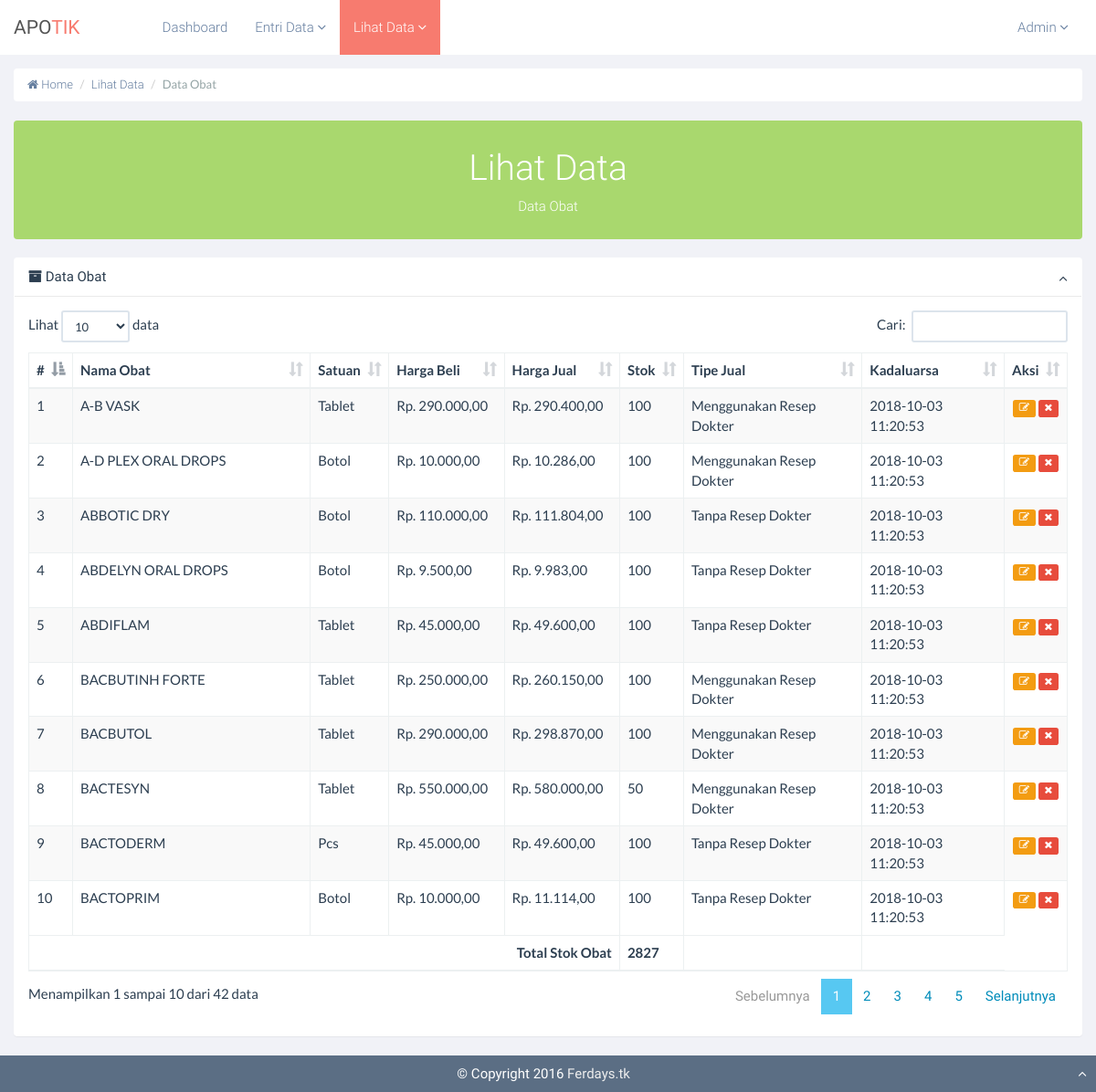
Page /lihat-data/obat.php?info=2 (signed in) on the committed database.
### tables this page shows
CREATE TABLE `users` (
  `id_user` int(11) NOT NULL AUTO_INCREMENT,
  `username` varchar(50) NOT NULL,
  `password` longtext NOT NULL,
  `role` varchar(20) NOT NULL,
  `nama` varchar(60) NOT NULL,
  `email` varchar(50) NOT NULL,
  `status` varchar(20) NOT NULL,
  PRIMARY KEY (`id_user`)
);

CREATE TABLE `obat` (
  `id_obat` int(11) NOT NULL AUTO_INCREMENT,
  `nama_obat` varchar(50) DEFAULT NULL,
  `satuan` varchar(50) DEFAULT NULL,
  `harga_beli` int(50) DEFAULT NULL,
  `harga_jual` int(50) DEFAULT NULL,
  `stok` float DEFAULT '0',
  `resep` int(1) DEFAULT NULL,
  `kadaluarsa` datetime DEFAULT NULL,
  PRIMARY KEY (`id_obat`)
);

### lihat-data/obat.php (the view, shortened to what this page needs)
<?php
$id_user = $_SESSION['id_user'];
$get = mysql_query("SELECT * FROM users WHERE id_user=$id_user");
$get2 = mysql_fetch_array($get);
$jabatan = $get2['role'];
?>
<!DOCTYPE html>
<html lang="en">
<head>
    <link href="../css/bootstrap.css" rel="stylesheet">
    <link rel="stylesheet" type="text/css" href="../css/style.css">
    <link rel="stylesheet" type="text/css" href="../css/font.css">
    <link rel="stylesheet" type="text/css" href="../fonts/font-awesome/css/font-awesome.min.css">
    <link rel="stylesheet" type="text/css" href="../css/dataTables.bootstrap.min.css">
</head>
<body>
    <nav class="navbar navbar-default navbar-atas navbar-fixed-top" role="navigation">
        <div class="navbar-header">
            <a class="navbar-brand" href="#">APO<span style='color:#F77B6F;'>TIK</span></a>
        </div>
        <div class="collapse navbar-collapse navbar-ex1-collapse">
            <ul class="nav navbar-nav">
                <li class="disabled"><a href="#"></a></li>
                <li class="disabled"><a href="#"></a></li>
                <li><a href="../">Dashboard</a></li>
                <?php if ($jabatan!="pimpinan") {
                ?>
                <li class="dropdown">
                    <a href="#" class="dropdown-toggle" data-toggle="dropdown">Entri Data <b class="fa fa-angle-down"></b></a>
                </li>
                <?php } ?>
                <?php if ($jabatan!="pimpinan") {
                ?>
                <li class="dropdown active">
                    <a href="#" class="dropdown-toggle" data-toggle="dropdown">Lihat Data <b class="fa fa-angle-down"></b></a>
                </li>
                <?php } if ($jabatan=="kasir" || $jabatan=="pimpinan" || $jabatan=="gudang") {
                ?>
                <li class="dropdown">
                    <a href="#" class="dropdown-toggle" data-toggle="dropdown">Laporan <b class="fa fa-angle-down"></b></a>
                    <ul class="dropdown-menu">
                        <?php if($jabatan=="gudang") { ?>
                        <li><a href="javascript:void(0);"
                               onclick="window.open('../print/print-data-obat.php','Print Preview','size=800,height=800,scrollbars=yes,resizeable=no')"><i class='fa fa-print'></i> Stok Obat</a></li>
                        <li><a href="#" data-toggle="modal" data-target="#myModal"><i class='fa fa-clock-o'></i> Pembelian Obat Bulanan</a></li>
                        <li><a href="../print/print-rekap-pembelian-obat.php" target="_blank"><i class='fa fa-print'></i> Rekap Pembelian Obat</a></li>
                        <?php } else if ($jabatan=="kasir") {
                        ?>
                        <li><a href="javascript:void(0);"
                               onclick="window.open('../print/print-data-obat.php','Print Preview','size=800,height=800,scrollbars=yes,resizeable=no')"><i class='fa fa-print'></i> Stok Obat</a></li>
                        <li><a href="#" data-toggle="modal" data-target="#myModal2"><i class='fa fa-clock-o'></i> Penjualan Obat Bulanan</a></li>
                        <li><a href="../print/print-rekap-penjualan-obat.php" target="_blank"><i class='fa fa-print'></i> Rekap Penjualan Obat</a></li>
                        <?php } else {?>
                        <li><a href="#"><i class='fa fa-print'></i> Stok Obat</a></li>
                        <li><a href="#"><i class='fa fa-clock-o'></i> Penjualan Obat Bulanan</a></li>
                        <li><a href="#"><i class='fa fa-print'></i> Rekap Penjualan Obat</a></li>
                        <li><a href="#"><i class='fa fa-clock-o'></i> Pembelian Obat Bulanan</a></li>
                        <li><a href="#"><i class='fa fa-print'></i> Rekap Pembelian Obat</a></li>
                        <?php } ?>
                        </ul>
                </li>
                <?php } ?>
            </ul>
            <ul class="nav navbar-nav navbar-right">
                <li class="dropdown">
                    <a href="#" class="dropdown-toggle" data-toggle="dropdown" style='text-transform:capitalize;'><?php echo $get2['nama']; ?> <b class="fa fa-angle-down"></b></a>
                </li>
                <li><a href="#"></a></li>
            </ul>
        </div>
    </nav>
    <div class="container-fluid" id="atas">
        <div class="row">
            <div class="col-lg-12">
                <ul class="breadcrumb">
                    <li><a href="#"><i class="fa fa-home"></i>  Home</a></li>
                    <li><a href="../#manajemenuser">Lihat Data</a></li>
                    <li class="active">Data Obat</li>
                </ul>
            </div>
        </div>
        <div class="row">
            <div class="col-md-12">
                <div class="panel-statistik-big" style="height:130px;background:#A9D86E;padding:10px;text-align:center;">
                    <h1 style='color:#FFF;font-weight:300;'>Lihat Data</h1>
                    <p style='color:#FFF;font-weight:300;'>Data Obat</p>
                </div>
            </div>
        </div>
        <div class="row">
            <div class="col-md-12 fade-in">
                <div class="panel">
                    <div class="panel-heading">
                        <p style='margin:0;'><i class='fa fa-archive'></i> Data Obat</p>
                        <span class="tools pull-right">
                        <span class="pull-right clickable"><i class="fa fa-angle-up"></i></span>
                    </span>
                    </div>
                    <div class="panel-body profile-activity">
                    <table id="example" class="table table-striped table-bordered" cellspacing="0" width="100%">
                        <thead>
                            <tr>
                                <th>#</th>
                                <th>Nama Obat</th>
                                <th>Satuan</th>
                                <th>Harga Beli</th>
                                <th>Harga Jual</th>
                                <th>Stok</th>
                                <th>Tipe Jual</th>
                                <th>Kadaluarsa</th>
                                <th>Aksi</th>
                            </tr>
                        </thead>
                        <tfoot>
                            <tr>
                                <?php
                                $hitungobat = mysql_query("SELECT SUM(stok) FROM obat");
                                $dataobat=mysql_fetch_array($hitungobat);
                                ?>
                                <th colspan="5" class='text-right'>Total Stok Obat</th>
                                <th><?php echo $dataobat['SUM(stok)']; ?></th>
                                <th></th>
                                <th></th>
                            </tr>
                        </tfoot>
                        <tbody>
                            <?php
                            $dataobat = mysql_query("SELECT * FROM obat");
                            $no=1;
                            while ($data=mysql_fetch_array($dataobat)) {
                            ?>
                            <tr>
                                <td><?php echo $no++; ?></td>
                                <td><?php echo $data['nama_obat']; ?></td>
                                <td><?php echo $data['satuan']; ?></td>
                                <td>Rp. <?php $beli = number_format($data['harga_beli'],2,",","."); echo $beli; ?></td>
                                <td>Rp. <?php $jual = number_format($data['harga_jual'],2,",","."); echo $jual; ?></td>
                                <td><?php if ($data['stok']==null) { echo "0"; } else { echo $data['stok']; }?></td>
                                <td><?php if ($data['resep']==1) { echo "Menggunakan Resep Dokter"; } else { echo "Tanpa Resep Dokter"; }?></td>
                                <td><?php echo $data['kadaluarsa']; ?></td>
                                <td class='text-center'>
                                    <a href="#" class="edit-record" data-id="<?php echo $data['id_obat']; ?>"><span class="label label-warning"><i class='fa fa-edit' data-toggle="tooltip" data-placement="top" data-original-title="Edit"></i></span></a>
                                    <a href="#" data-toggle="modal" data-target="#myModal" data-href="../system/delete-obat.php?id=<?php echo $data['id_obat']; ?>"><span class="label label-danger"><i class='fa fa-remove' data-toggle="tooltip" data-placement="top" data-original-title="Hapus"></i></span></a>
                                </td>
                            </tr>
                            <?php } ?>
                        </tbody>
                    </table>
                    </div>
                </div>
            </div>
        </div>
    </div>
    <footer>
        <p class="text-center">&copy; Copyright 2016 <a href="http://ferdays.tk/" style="color:#EEE;" target="_blank">Ferdays.tk</a> <a href="#atas" style='float:right;color:#FFF;'><i class="fa fa-angle-up"></i></a></p>
    </footer>
</body>
</html>

### css/style.css (style rules this page uses)
body { background: #F1F2F7; padding-top: 75px; }
h1, h2, h3, h4, h5, h6, p, a, i { font-family: "Roboto", sans-serif; }
.fade-in { opacity:0; -webkit-animation:fadeIn ease-in 1; -moz-animation:fadeIn ease-in 1; animation:fadeIn ease-in 1; -webkit-animation-fill-mode:forwards; -moz-animation-fill-mode:forwards; animation-fill-mode:forwards; -webkit-animation-duration:1s; -moz-animation-duration:1s; animation-duration:1s; }
.fade-in { -webkit-animation-delay: 0.2s; -moz-animation-delay: 0.2s; animation-delay: 0.2s; }
.navbar { border-radius: 0; }
.navbar-atas { background: #FFF; }
.navbar-default .navbar-header > a { font-weight: 400; color: #000; font-size: 21px; }
.navbar-default .navbar-nav > li > a { font-weight: 300; color: #667FA0; transition:0.5s; }
.breadcrumb { background: #FFF; font-size: 13px; }
.breadcrumb > li > a { font-family: "Roboto", sans-serif; font-weight: 300; color: #667FA0; }
.panel-statistik-big { width: 100%; height: 400px; background: #FFF; border-radius: 4px; margin-bottom: 20px; }
.panel-heading { border-bottom: 1px solid #EAEAEA; }
.panel-heading span { margin-top: -10px; font-size: 15px; }
.clickable { cursor: pointer; }
footer { width: 100%; height: 40px; background: #5B6E84; padding: 10px; color: #FFF; bottom: 0; left: 0; }

### rows in the picture
users: nama "Admin"
obat: nama_obat "A-B VASK", satuan "Tablet", harga_beli "290.000,00", harga_jual "290.400,00", stok "100", resep "Menggunakan Resep Dokter", kadaluarsa "2018-10-03 11:20:53"
obat: nama_obat "A-D PLEX ORAL DROPS", satuan "Botol", harga_beli "10.000,00", harga_jual "10.286,00", stok "100", resep "Menggunakan Resep Dokter", kadaluarsa "2018-10-03 11:20:53"
obat: nama_obat "ABBOTIC DRY", satuan "Botol", harga_beli "110.000,00", harga_jual "111.804,00", stok "100", resep "Tanpa Resep Dokter", kadaluarsa "2018-10-03 11:20:53"
obat: nama_obat "ABDELYN ORAL DROPS", satuan "Botol", harga_beli "9.500,00", harga_jual "9.983,00", stok "100", resep "Tanpa Resep Dokter", kadaluarsa "2018-10-03 11:20:53"
obat: nama_obat "ABDIFLAM", satuan "Tablet", harga_beli "45.000,00", harga_jual "49.600,00", stok "100", resep "Tanpa Resep Dokter", kadaluarsa "2018-10-03 11:20:53"
obat: nama_obat "BACBUTINH FORTE", satuan "Tablet", harga_beli "250.000,00", harga_jual "260.150,00", stok "100", resep "Menggunakan Resep Dokter", kadaluarsa "2018-10-03 11:20:53"
obat: nama_obat "BACBUTOL", satuan "Tablet", harga_beli "290.000,00", harga_jual "298.870,00", stok "100", resep "Menggunakan Resep Dokter", kadaluarsa "2018-10-03 11:20:53"
obat: nama_obat "BACTESYN", satuan "Tablet", harga_beli "550.000,00", harga_jual "580.000,00", stok "50", resep "Menggunakan Resep Dokter", kadaluarsa "2018-10-03 11:20:53"
obat: nama_obat "BACTODERM", satuan "Pcs", harga_beli "45.000,00", harga_jual "49.600,00", stok "100", resep "Tanpa Resep Dokter", kadaluarsa "2018-10-03 11:20:53"
obat: nama_obat "BACTOPRIM", satuan "Botol", harga_beli "10.000,00", harga_jual "11.114,00", stok "100", resep "Tanpa Resep Dokter", kadaluarsa "2018-10-03 11:20:53"

### other values in the picture
$dataobat['SUM(stok)'] "2827"
